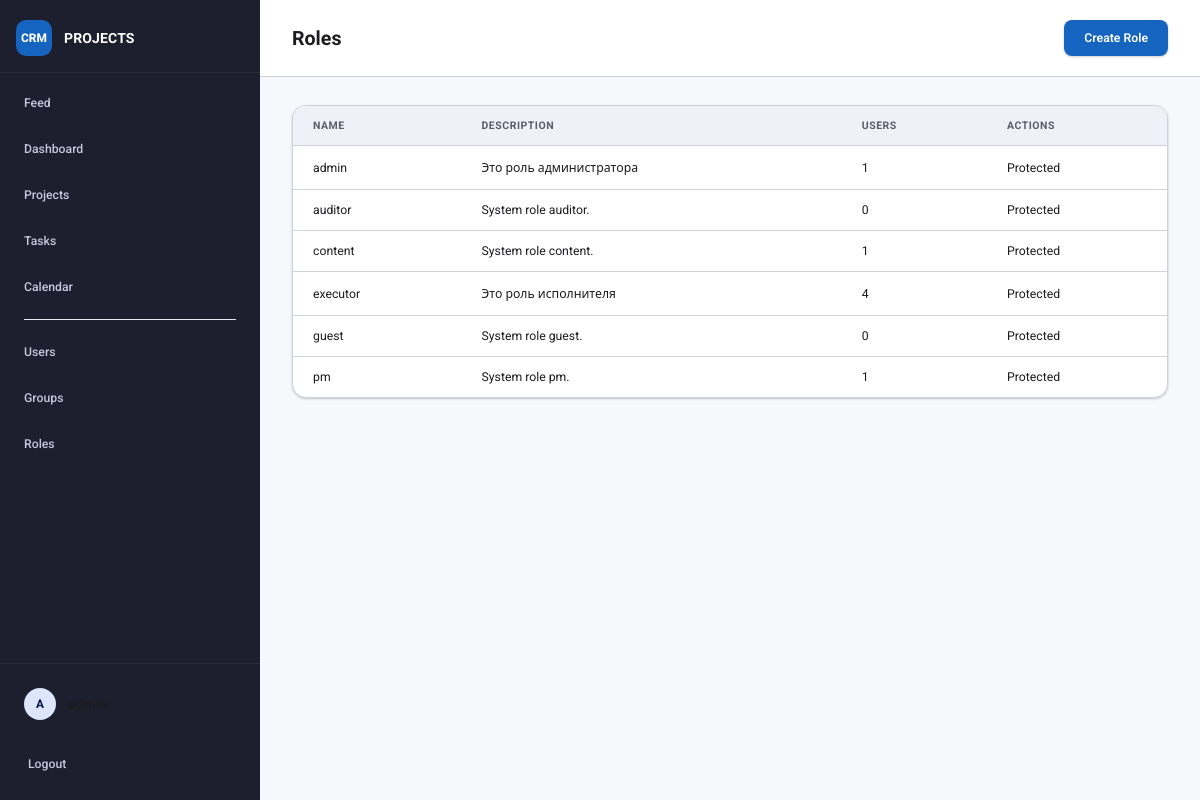
The app's page /roles/ (signed in), older data.
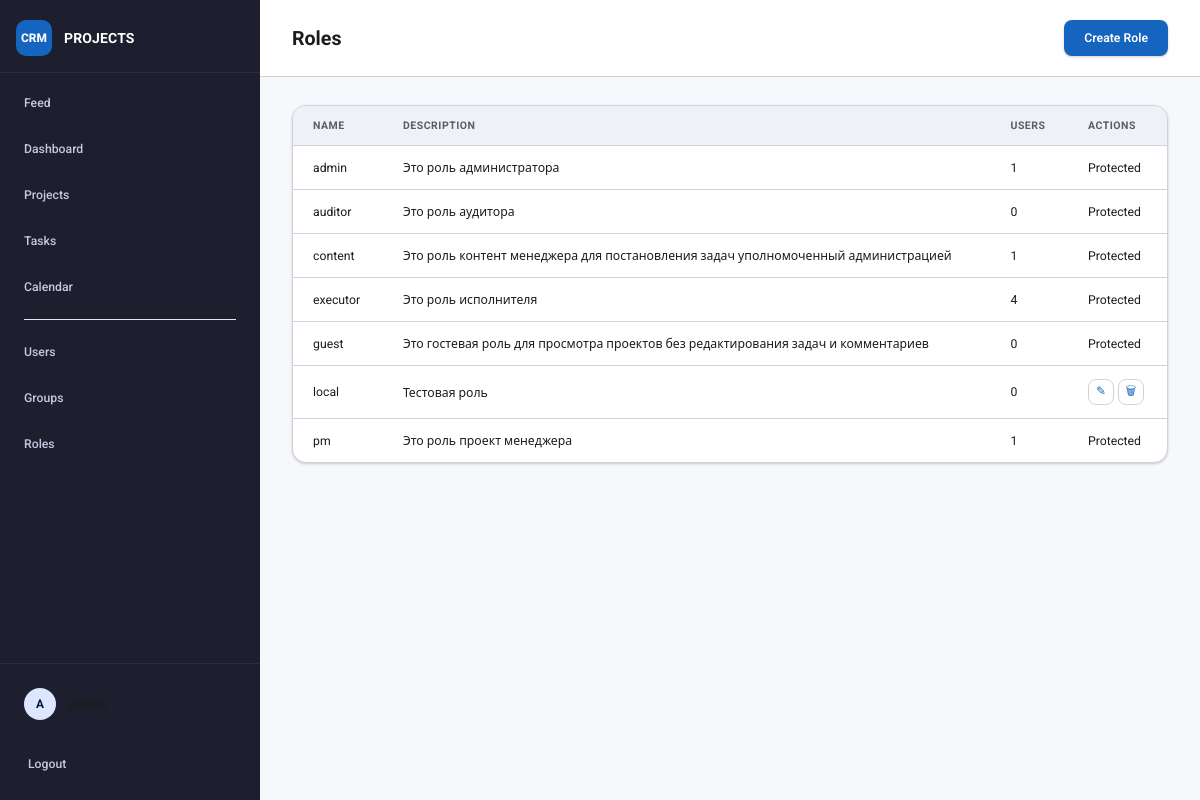
The same page, newer data.
### projects/models.py (models this page shows, shortened)
class Role(models.Model):
    PROTECTED_NAMES = frozenset({"admin", "executor", "content", "guest", "auditor", "pm"})
    name = models.CharField(max_length=100, unique=True)
    description = models.TextField(blank=True)
    users = models.ManyToManyField(User, blank=True, related_name="roles")
    class Meta:
        ordering = ["name"]
    @property
    def is_protected(self):
        return self.name.lower() in self.PROTECTED_NAMES

### projects/views.py (the view)
# urls.py: path("roles/", views.role_list, name="role_list"),
@login_required
def role_list(request):
    if not is_admin_role(request.user):
        return forbidden_response(request, "Only admins can manage roles.")
    roles = Role.objects.prefetch_related("users").order_by("name")
    return render(request, "projects/role_list.html", {"roles": roles})

### projects/current_user.py (called while the page is built)
def set_current_user(user):
    return _current_user.set(user)

def reset_current_user(token):
    _current_user.reset(token)

### projects/views.py (called while the page is built)
def has_role(user, role_name):
    if not user.is_authenticated:
        return False
    return user.roles.filter(name__iexact=role_name).exists() or user.is_superuser

def is_admin_role(user):
    return has_role(user, "admin")

### projects/templates/projects/role_list.html
{% extends "projects/base.html" %}
{% block page_header %}
<div class="page-header">
    <h1>Roles</h1>
    <div class="page-actions">
        <a class="button" href="{% url 'role_create' %}">Create Role</a>
    </div>
</div>
{% endblock %}
{% block content %}
<div class="table-wrap">
<table class="table-list">
    <thead>
        <tr>
            <th>Name</th>
            <th>Description</th>
            <th>Users</th>
            <th>Actions</th>
        </tr>
    </thead>
    <tbody>
        {% for role in roles %}
        <tr>
            <td>{{ role.name }}</td>
            <td class="rich-text-content">{{ role.description|default:'—'|safe }}</td>
            <td>{{ role.users.count }}</td>
            <td>
                {% if not role.is_protected %}
                    <span class="table-actions">
                        <a class="table-action-icon" href="{% url 'role_update' role.pk %}" title="Edit role" aria-label="Edit role"><span aria-hidden="true">✎</span><span class="sr-only">Edit role</span></a>
                        <a class="table-action-icon table-action-icon--danger" href="{% url 'role_delete' role.pk %}" title="Delete role" aria-label="Delete role"><span aria-hidden="true">🗑</span><span class="sr-only">Delete role</span></a>
                    </span>
                {% else %}
                    <span class="muted">Protected</span>
                {% endif %}
            </td>
        </tr>
        {% empty %}
        <tr>
            <td colspan="4">No roles available.</td>
        </tr>
        {% endfor %}
    </tbody>
</table>
</div>
{% endblock %}

Row changes from the older to the newer data that the page shows:
computed for Role "auditor": description "System role auditor." → "Это роль аудитора"
computed for Role "content": description "System role content." → "Это роль контент менеджера для постановления задач уполномоченный администрацией"
computed for Role "guest": description "System role guest." → "Это гостевая роль для просмотра проектов без редактирования задач и комментариев"
added Role: name "local", description "Тестовая роль", users.count "0"
computed for Role "pm": description "System role pm." → "Это роль проект менеджера"
